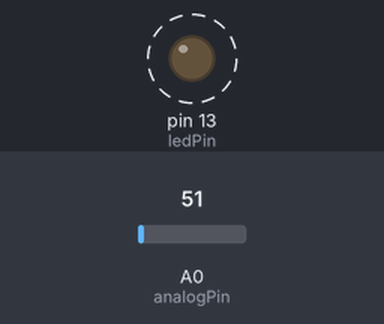
Bench run of a sketch on a simulated Arduino Uno, built with avr-gcc and run on an emulated ATmega328P. Shown: output pins drawn as LEDs (lit = HIGH). Dashed ring = blinking. The inputs (shaded band) are chosen by the test bench; at power-on: A0 (analogPin) = 51.

Above: at 1.3 s.
1.4 s: A0 (analogPin) set to 71
At 1.9 s:
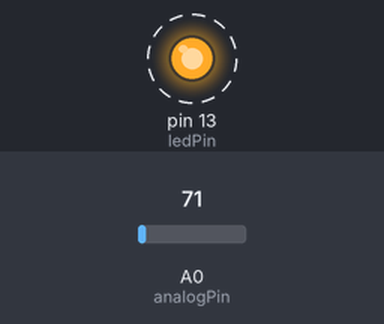
4.4 s: A0 (analogPin) set to 61
At 4.62 s:
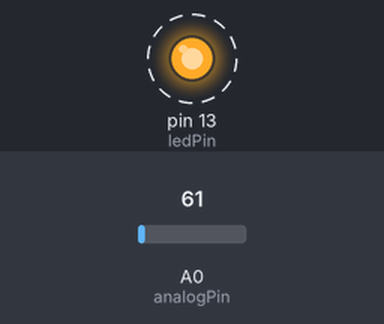
Timing chart, 0 to 13.4 s (numbered marks = the images above; inputs shaded):
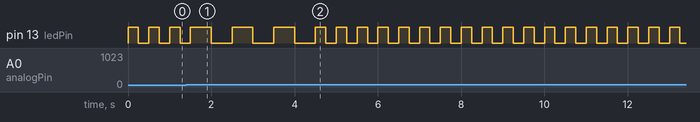

Measured:
- after the input at 1.4 s, pin 13 (ledPin): alternates HIGH for 0.50 s and LOW for 0.50 s, starting after 0.60 s
- after the input at 4.4 s, pin 13 (ledPin): alternates HIGH for 0.25 s and LOW for 0.25 s, starting after 0.35 s
- by itself, pin 13 (ledPin): alternates HIGH for 0.25 s and LOW for 0.25 s

The sketch:

LM35_using_Arduino.ino
```cpp
const int analogPin = A0;    // Analog pin number 14 for LM35 temperature sensor
const int ledPin = 13;       // Onboard LED pin

void setup()
{
  pinMode(ledPin, OUTPUT);    //function that you create at the top of each program
  Serial.begin(9600);         //exchange messages with the Serial Monitor at a data rate of 9600 bits per second.
}

void loop()
{
  int sensorValue = analogRead(analogPin);//Reads the value from the specified analog pin
  float temperatureCelsius = (sensorValue * 0.00488) * 100; // LM35 voltage to Celsius conversion

  if (temperatureCelsius < 30)
  {
    blinkLED(250);  // Blink every 250 milliseconds
  }
  else
  {
    blinkLED(500);  // Blink every 500 milliseconds
  }


}

void blinkLED(int duration) {
  digitalWrite(ledPin, HIGH);
  delay(duration);
  digitalWrite(ledPin, LOW);
  delay(duration);
}
```
